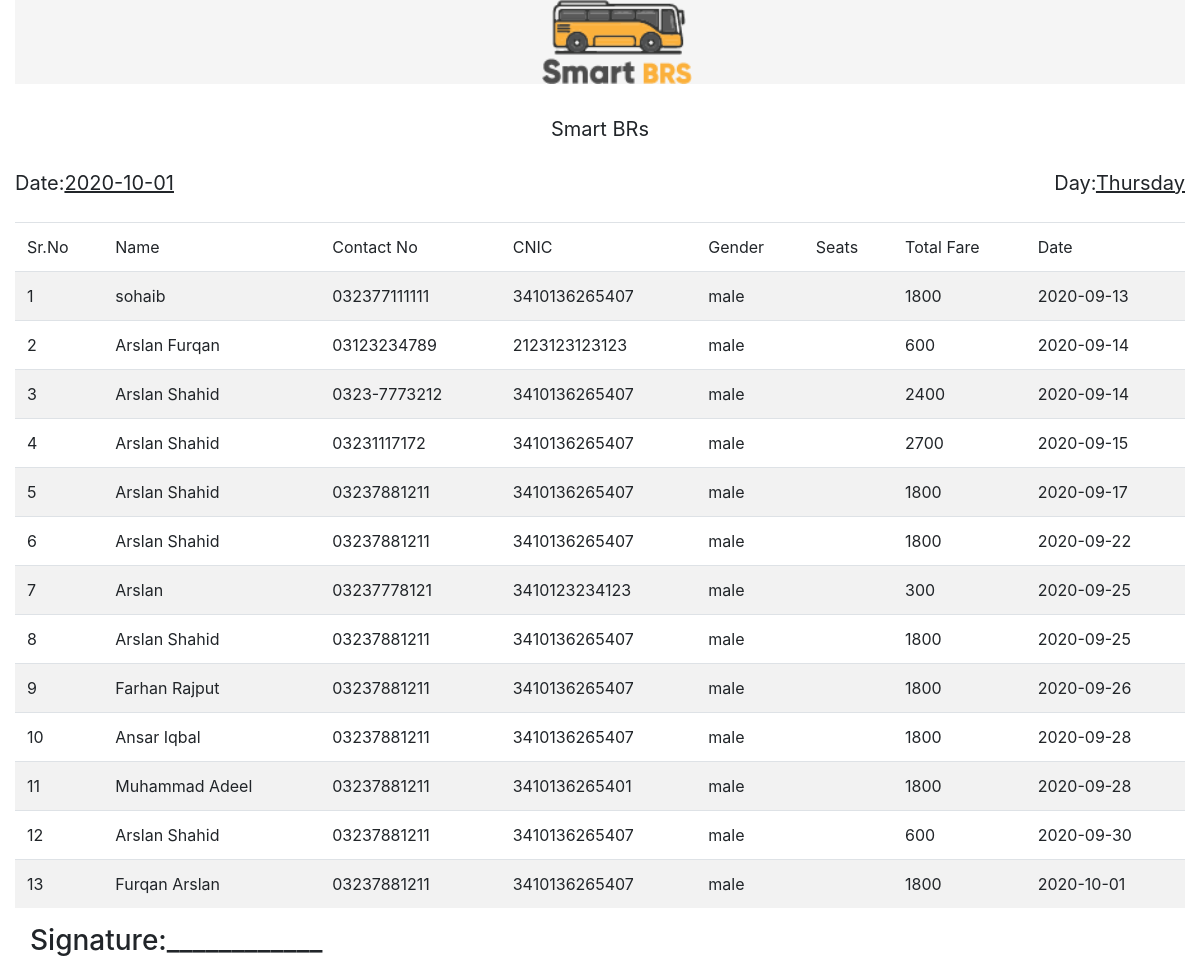
Screenshot of /admin/reports/daily_booking_report.php with the database file from the repository.
### tables this page shows
CREATE TABLE `bookings` (
  `id` int(11) NOT NULL,
  `date` date NOT NULL,
  `route_id` int(11) NOT NULL,
  `total_fare` int(11) NOT NULL,
  `name` varchar(200) NOT NULL,
  `contact_no` varchar(200) NOT NULL,
  `cnic` varchar(200) NOT NULL,
  `gender` char(6) NOT NULL,
  `cancel_status` tinyint(4) NOT NULL DEFAULT '0'
);

### models/Booking.php (called while the page is built, shortened)
<?php
class Booking
{
    public static function showBooking()
    {
        $obj_db = self::obj_db();
        $query = " SELECT * FROM bookings ";
        $result = $obj_db->query($query);
        $query = [];
        while ($data = $result->fetch_object()) {
            $query[] = $data;
        }
        return $query;
    }
}

### admin/reports/daily_booking_report.php (the view)
<?php
require_once "views/header.php";
require_once "../../models/Booking.php";
?>
<table class="table table-striped">
    <thead>
        <tr>
            <td>Sr.No</td>
            <td>Name</td>
            <td>Contact No</td>
            <td>CNIC</td>
            <td>Gender</td>
            <td>Seats</td>
            <td>Total Fare</td>
            <td>Date</td>
        </tr>
    </thead>
    <?php
    $i = 1;
    $bookings = Booking::showBooking();
    foreach ($bookings as $booking) {
        echo ("<tr>");
        echo ("<td>" . $i . "</td>");
        echo ("<td>" . $booking->name . "</td>");
        echo ("<td>" . $booking->contact_no . "</td>");
        echo ("<td>" . $booking->cnic . "</td>");
        echo ("<td>" . $booking->gender . "</td>");
        echo ("<td>" . $booking->seat_no . "</td>");
        echo ("<td>" . $booking->total_fare . "</td>");
        echo ("<td>" . $booking->date . "</td>");
        $i++;
    }
    ?>
</table>
<?php
require_once 'views/footer.php';
?>

### rows the page displays
bookings: name "sohaib", contact_no "032377111111", cnic "3410136265407", gender "male", total_fare "1800", date "2020-09-13"
bookings: name "Arslan Furqan", contact_no "03123234789", cnic "2123123123123", gender "male", total_fare "600", date "2020-09-14"
bookings: name "Arslan Shahid", contact_no "0323-7773212", cnic "3410136265407", gender "male", total_fare "2400", date "2020-09-14"
bookings: name "Arslan Shahid", contact_no "03231117172", cnic "3410136265407", gender "male", total_fare "2700", date "2020-09-15"
bookings: name "Arslan Shahid", contact_no "03237881211", cnic "3410136265407", gender "male", total_fare "1800", date "2020-09-17"
bookings: name "Arslan Shahid", contact_no "03237881211", cnic "3410136265407", gender "male", total_fare "1800", date "2020-09-22"
bookings: name "Arslan", contact_no "03237778121", cnic "3410123234123", gender "male", total_fare "300", date "2020-09-25"
bookings: name "Arslan Shahid", contact_no "03237881211", cnic "3410136265407", gender "male", total_fare "1800", date "2020-09-25"
bookings: name "Farhan Rajput", contact_no "03237881211", cnic "3410136265407", gender "male", total_fare "1800", date "2020-09-26"
bookings: name "Ansar Iqbal", contact_no "03237881211", cnic "3410136265407", gender "male", total_fare "1800", date "2020-09-28"
bookings: name "Muhammad Adeel", contact_no "03237881211", cnic "3410136265401", gender "male", total_fare "1800", date "2020-09-28"
bookings: name "Arslan Shahid", contact_no "03237881211", cnic "3410136265407", gender "male", total_fare "600", date "2020-09-30"
bookings: name "Furqan Arslan", contact_no "03237881211", cnic "3410136265407", gender "male", total_fare "1800", date "2020-10-01"
